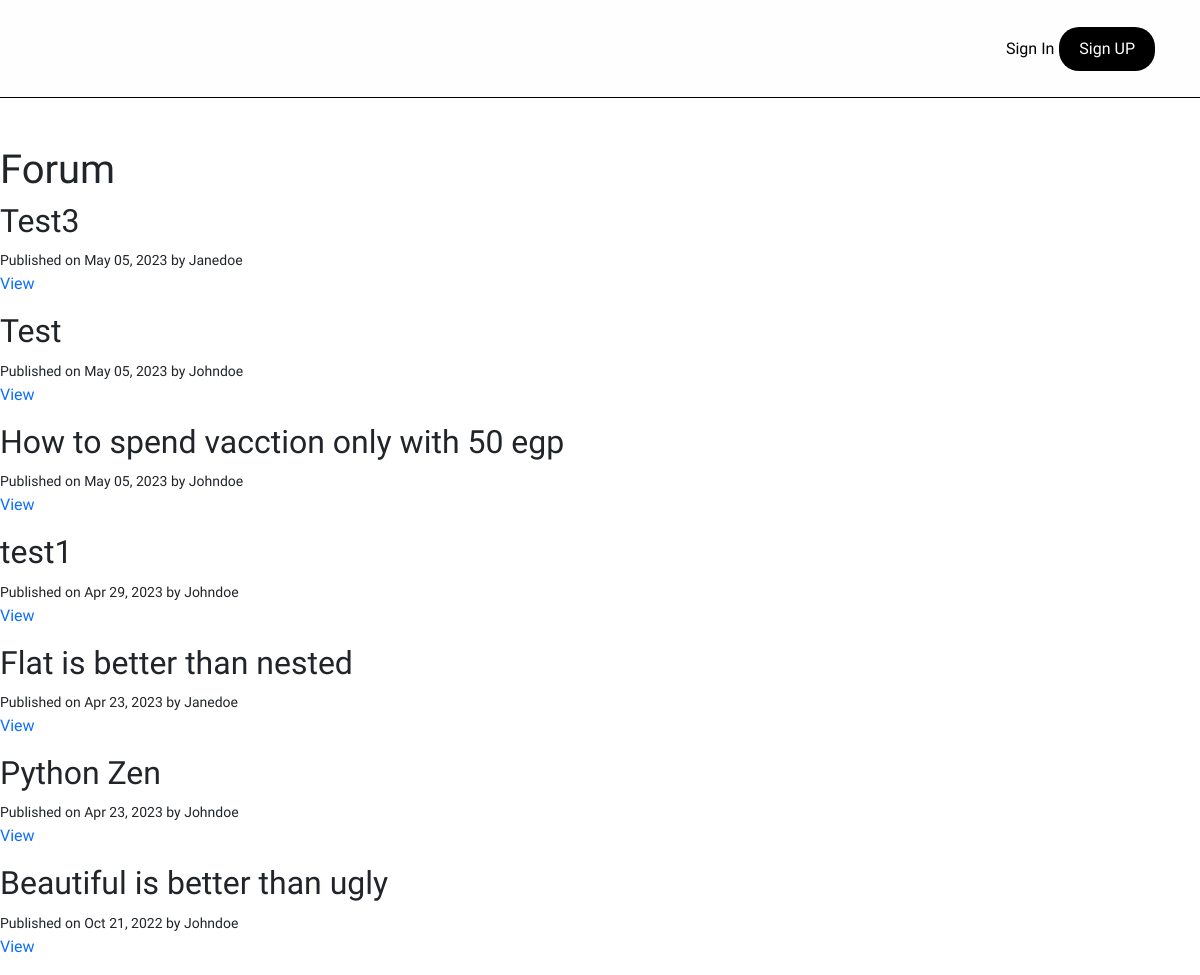
Screenshot of /blog/ with the database file from the repository.
### blog/models.py (models this page shows, shortened)
class Post(models.Model):
    title = models.CharField(max_length=120)
    content = models.TextField()
    published_at = models.DateTimeField(default=timezone.now)
    author = models.ForeignKey(User, on_delete=models.CASCADE)
    categories = models.ManyToManyField(Category, related_name='categories')
    image = models.ImageField(null=True, blank=True)
    likes = models.IntegerField(default=0)
    dislikes = models.IntegerField(default=0)
    class Meta:
        ordering = ['-likes','-published_at']

### blog/views.py (the view)
# urls.py: path('', views.forum,name='forum'),
def forum(request):
    posts = Post.objects.all()
    categories = Category.objects.all()
    return render(request, 'blog/forum.html', {'posts': posts, 'categories': categories})

### blog/templates/blog/forum.html
{% extends 'base.html' %}
{% block content %}
<h1>Forum</h1>
{% for post in posts %}
<h2>{{ post.title }}</h2>
<small>Published on {{ post.published_at| date:"M d, Y" }} by {{ post.author | title}}</small>
<p><a href="{% url 'post-item' post.id%}">View</a></p>
{% endfor %}
{% endblock content %}

### static/css/style.css (style rules this page uses)
* { box-sizing: border-box; padding: 0; margin: 0; }
body { background-color: #fff; font-family: 'Cairo', sans-serif; min-height: 100vh; }
a { text-decoration: none; }

### rows the page displays
Post: title "Test3", published_at "May 05, 2023", author "Janedoe"
Post: title "Test", published_at "May 05, 2023", author "Johndoe"
Post: title "How to spend vacction only with 50 egp", published_at "May 05, 2023", author "Johndoe"
Post: title "test1", published_at "Apr 29, 2023", author "Johndoe"
Post: title "Flat is better than nested", published_at "Apr 23, 2023", author "Janedoe"
Post: title "Python Zen", published_at "Apr 23, 2023", author "Johndoe"
Post: title "Beautiful is better than ugly", published_at "Oct 21, 2022", author "Johndoe"
